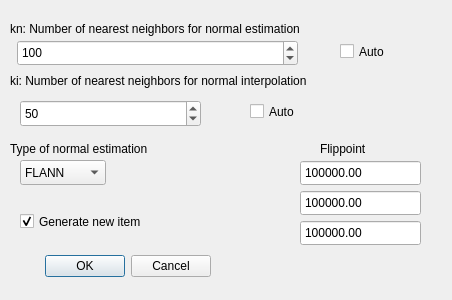
<?xml version="1.0" encoding="UTF-8"?>
<ui version="4.0">
 <class>EstimateNormalsDialog</class>
 <widget class="QDialog" name="EstimateNormalsDialog">
  <property name="enabled">
   <bool>true</bool>
  </property>
  <property name="geometry">
   <rect>
    <x>0</x>
    <y>0</y>
    <width>452</width>
    <height>300</height>
   </rect>
  </property>
  <property name="windowTitle">
   <string>Estimate Normals</string>
  </property>
  <widget class="QDialogButtonBox" name="buttonBox">
   <property name="geometry">
    <rect>
     <x>-130</x>
     <y>250</y>
     <width>341</width>
     <height>32</height>
    </rect>
   </property>
   <property name="orientation">
    <enum>Qt::Horizontal</enum>
   </property>
   <property name="standardButtons">
    <set>QDialogButtonBox::Cancel|QDialogButtonBox::Ok</set>
   </property>
  </widget>
  <widget class="QLabel" name="label_ki">
   <property name="geometry">
    <rect>
     <x>10</x>
     <y>70</y>
     <width>411</width>
     <height>21</height>
    </rect>
   </property>
   <property name="text">
    <string>ki: Number of nearest neighbors for normal interpolation</string>
   </property>
   <property name="wordWrap">
    <bool>true</bool>
   </property>
  </widget>
  <widget class="QSpinBox" name="spinBox_ki">
   <property name="enabled">
    <bool>true</bool>
   </property>
   <property name="geometry">
    <rect>
     <x>20</x>
     <y>100</y>
     <width>181</width>
     <height>27</height>
    </rect>
   </property>
   <property name="minimum">
    <number>0</number>
   </property>
   <property name="maximum">
    <number>10000</number>
   </property>
   <property name="value">
    <number>50</number>
   </property>
  </widget>
  <widget class="QLabel" name="label_kn">
   <property name="geometry">
    <rect>
     <x>10</x>
     <y>20</y>
     <width>421</width>
     <height>17</height>
    </rect>
   </property>
   <property name="text">
    <string>kn: Number of nearest neighbors for normal estimation</string>
   </property>
   <property name="textFormat">
    <enum>Qt::AutoText</enum>
   </property>
  </widget>
  <widget class="QSpinBox" name="spinBox_kn">
   <property name="geometry">
    <rect>
     <x>17</x>
     <y>40</y>
     <width>281</width>
     <height>26</height>
    </rect>
   </property>
   <property name="maximum">
    <number>10000</number>
   </property>
   <property name="value">
    <number>100</number>
   </property>
  </widget>
  <widget class="QCheckBox" name="checkBox_kn_auto">
   <property name="geometry">
    <rect>
     <x>340</x>
     <y>40</y>
     <width>92</width>
     <height>23</height>
    </rect>
   </property>
   <property name="text">
    <string>Auto</string>
   </property>
  </widget>
  <widget class="QCheckBox" name="checkBox_ki_auto">
   <property name="geometry">
    <rect>
     <x>250</x>
     <y>100</y>
     <width>92</width>
     <height>23</height>
    </rect>
   </property>
   <property name="text">
    <string>Auto</string>
   </property>
  </widget>
  <widget class="QComboBox" name="comboBox_algo_select">
   <property name="geometry">
    <rect>
     <x>20</x>
     <y>160</y>
     <width>86</width>
     <height>25</height>
    </rect>
   </property>
   <item>
    <property name="text">
     <string>FLANN</string>
    </property>
   </item>
   <item>
    <property name="text">
     <string>NANOFLANN</string>
    </property>
   </item>
   <item>
    <property name="text">
     <string>STANN</string>
    </property>
   </item>
   <item>
    <property name="text">
     <string>NABO</string>
    </property>
   </item>
   <item>
    <property name="text">
     <string>GPU</string>
    </property>
   </item>
  </widget>
  <widget class="QLabel" name="label_algo_select">
   <property name="geometry">
    <rect>
     <x>10</x>
     <y>140</y>
     <width>291</width>
     <height>17</height>
    </rect>
   </property>
   <property name="text">
    <string>Type of normal estimation</string>
   </property>
  </widget>
  <widget class="QDoubleSpinBox" name="doubleSpinBox_fp_x">
   <property name="geometry">
    <rect>
     <x>300</x>
     <y>160</y>
     <width>121</width>
     <height>26</height>
    </rect>
   </property>
   <property name="buttonSymbols">
    <enum>QAbstractSpinBox::NoButtons</enum>
   </property>
   <property name="minimum">
    <double>-1000000.000000000000000</double>
   </property>
   <property name="maximum">
    <double>1000000.000000000000000</double>
   </property>
   <property name="value">
    <double>1000000.000000000000000</double>
   </property>
  </widget>
  <widget class="QLabel" name="label_fp">
   <property name="geometry">
    <rect>
     <x>320</x>
     <y>140</y>
     <width>67</width>
     <height>17</height>
    </rect>
   </property>
   <property name="text">
    <string>Flippoint</string>
   </property>
  </widget>
  <widget class="QDoubleSpinBox" name="doubleSpinBox_fp_y">
   <property name="geometry">
    <rect>
     <x>300</x>
     <y>190</y>
     <width>121</width>
     <height>26</height>
    </rect>
   </property>
   <property name="buttonSymbols">
    <enum>QAbstractSpinBox::NoButtons</enum>
   </property>
   <property name="minimum">
    <double>-1000000.000000000000000</double>
   </property>
   <property name="maximum">
    <double>1000000.000000000000000</double>
   </property>
   <property name="value">
    <double>1000000.000000000000000</double>
   </property>
  </widget>
  <widget class="QDoubleSpinBox" name="doubleSpinBox_fp_z">
   <property name="geometry">
    <rect>
     <x>300</x>
     <y>220</y>
     <width>121</width>
     <height>26</height>
    </rect>
   </property>
   <property name="buttonSymbols">
    <enum>QAbstractSpinBox::NoButtons</enum>
   </property>
   <property name="minimum">
    <double>-1000000.000000000000000</double>
   </property>
   <property name="maximum">
    <double>1000000.000000000000000</double>
   </property>
   <property name="value">
    <double>1000000.000000000000000</double>
   </property>
  </widget>
  <widget class="QCheckBox" name="checkBox_new_item">
   <property name="geometry">
    <rect>
     <x>20</x>
     <y>210</y>
     <width>151</width>
     <height>23</height>
    </rect>
   </property>
   <property name="text">
    <string>Generate new item</string>
   </property>
   <property name="checked">
    <bool>true</bool>
   </property>
  </widget>
 </widget>
 <resources/>
 <connections>
  <connection>
   <sender>buttonBox</sender>
   <signal>accepted()</signal>
   <receiver>EstimateNormalsDialog</receiver>
   <slot>accept()</slot>
   <hints>
    <hint type="sourcelabel">
     <x>248</x>
     <y>254</y>
    </hint>
    <hint type="destinationlabel">
     <x>157</x>
     <y>274</y>
    </hint>
   </hints>
  </connection>
  <connection>
   <sender>buttonBox</sender>
   <signal>rejected()</signal>
   <receiver>EstimateNormalsDialog</receiver>
   <slot>reject()</slot>
   <hints>
    <hint type="sourcelabel">
     <x>316</x>
     <y>260</y>
    </hint>
    <hint type="destinationlabel">
     <x>286</x>
     <y>274</y>
    </hint>
   </hints>
  </connection>
 </connections>
</ui>
